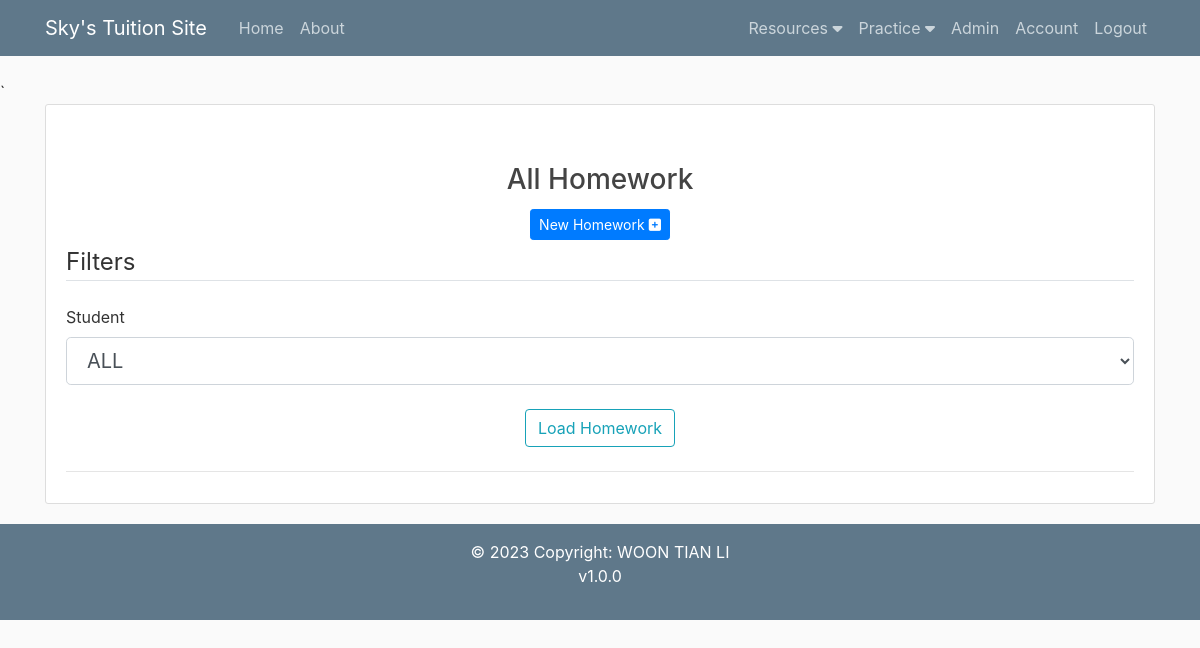
Page /homework_all/ALL (signed in) on the earlier database version.
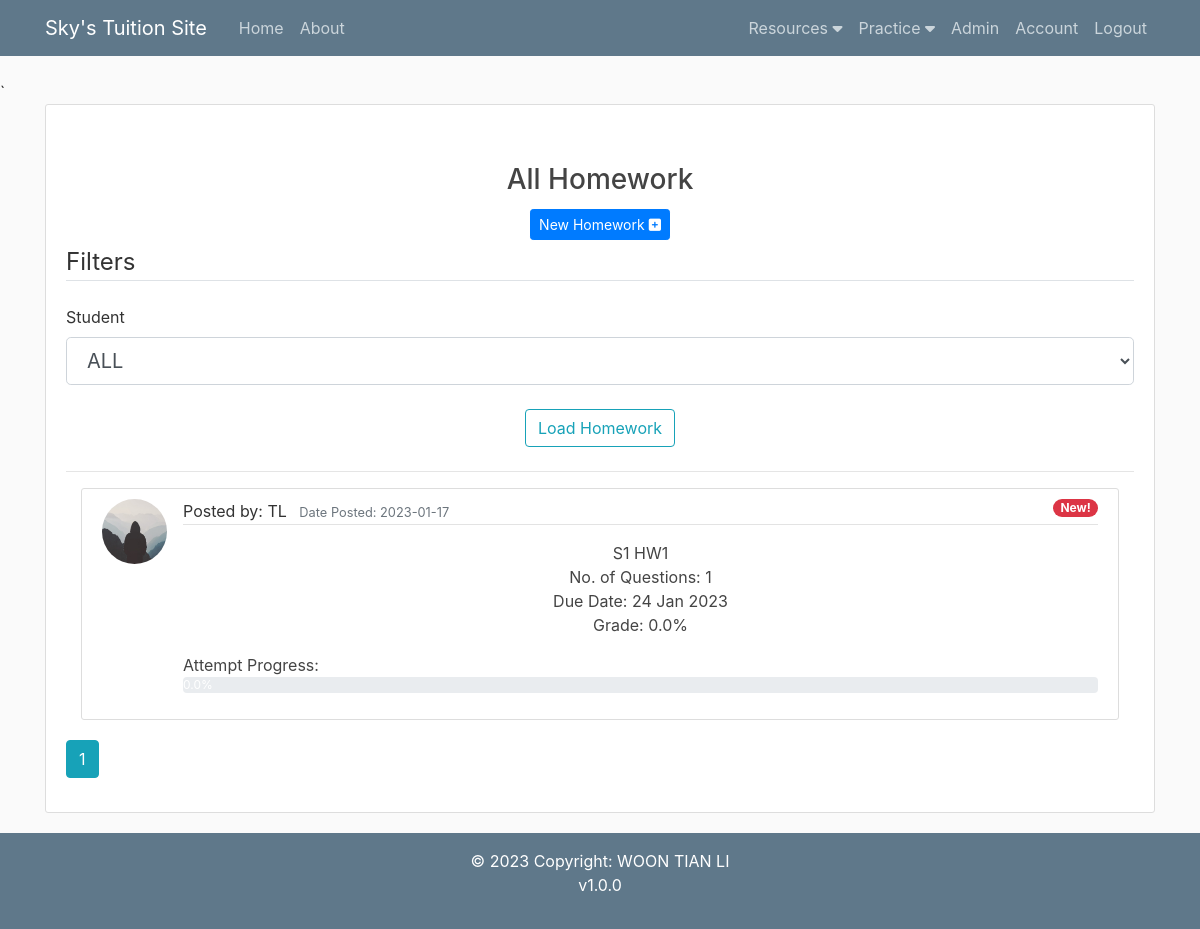
Same page on the later database version.
### flaskblog/models.py (models this page shows, shortened)
class Homework(db.Model): #Creating homework table in DB
    id = db.Column(db.Integer, primary_key = True)
    title = db.Column(db.String(100), nullable=False)
    student_id = db.Column(db.Integer, nullable=False)
    deadline = db.Column(db.DateTime, nullable=False, default = datetime.now)
    date_posted = db.Column(db.DateTime, nullable=False, default = datetime.now)
    user_id = db.Column(db.Integer, db.ForeignKey('user.id'), nullable=False) #foreign key links to User table
    questions = db.relationship('Question', backref='hwk', lazy=True)
    workings = db.relationship('Working', backref='hwk', lazy=True)

class User(db.Model, UserMixin): #Creating user table in DB
    id = db.Column(db.Integer, primary_key = True) #ID defined as an integer and to be the primary key)
    username = db.Column(db.String(20), unique=True, nullable=False) #name to be a string, max 20 characters, must be unique, and required, cannot be null
    email = db.Column(db.String(120), unique=True, nullable=False)
    image_file = db.Column(db.String(20), nullable=False, default='default.jpg') #user image defaults to a default.jpg
    password = db.Column(db.String(60), nullable=False)
    account_type = db.Column(db.String(60), nullable=False)
    notes = db.relationship('Note', backref='author', lazy=True)
    homeworks = db.relationship('Homework', backref='author', lazy=True)
    activities = db.relationship('Activity', backref='author', lazy=True)
    changelogs = db.relationship('Changelog', backref='author', lazy=True)
    topics = db.Column(db.String(1000))
    topics_check = db.Column(db.String(1000))
    description1 = db.Column(db.String(1000))
    date1 = db.Column(db.Date)
    time1 = db.Column(db.Time)
    description2 = db.Column(db.String(1000))
    date2 = db.Column(db.Date)
    time2 = db.Column(db.Time)
    description3 = db.Column(db.String(1000))
    date3 = db.Column(db.Date)
    time3 = db.Column(db.Time)
    description4 = db.Column(db.String(1000))
    date4 = db.Column(db.Date)
    time4 = db.Column(db.Time)
    grade = db.Column(db.String(200))

### flaskblog/homeworks/routes.py (the view)
@homeworks.route("/homework_all/<string:student>", methods=['GET', 'POST'])
@login_required
def homework_all(student="ALL"):
    form = HomeworkFilterForm()
    page = request.args.get('page', 1, type = int)
    if request.method == 'GET' and current_user.account_type == 'Admin':
        users = User.query.filter_by(account_type='User').all()
        users_arr = ['ALL']
        for i in users:
            users_arr.append(i.username)
        form.student.choices = users_arr
        form.student.data = student
        if student == "ALL":
            homeworks = Homework.query.order_by(Homework.date_posted.desc()).paginate(per_page=5, page=page)
        else:
            user = (User.query.filter_by(username=student).first()).id
            homeworks = Homework.query.filter_by(student_id=user).order_by(Homework.date_posted.desc()).paginate(per_page=5, page=page)
    elif request.method == 'GET' and current_user.account_type == 'User':
        homeworks = Homework.query.filter_by(student_id=current_user.id).order_by(Homework.date_posted.desc()).paginate(per_page=5, page=page)
    if request.method == 'POST' and current_user.account_type == 'Admin':
        return redirect(url_for('homeworks.homework_all', student=form.student.data))
    id_arr = []
    for i in homeworks.items:
        id_arr.append(i.id)
    pt_arr = []
    question_count_arr = []
    attempt_percentage_arr = []
    correct_percentage_arr = []
    for i in id_arr:
        question_count_arr.append(Question.query.filter_by(homework_id=i).count())
        pt_arr.append(Working.query.filter_by(homework_id=i, point=0).count())
        if Question.query.filter_by(homework_id=i).count() != 0:
            attempt_percentage_arr.append(round((Working.query.filter_by(homework_id=i).count()/Question.query.filter_by(homework_id=i).count())*100,2))
            total_parts = 0
            wrong_parts = 0
            for j in Question.query.filter_by(homework_id=i).all():
                temp = 0
                for k in j.qn_answer.split(';'):
                    if k != "":
                        total_parts += 1
                        temp += 1
                try:
                    (Working.query.filter_by(question_id=j.id).first()).point
                except:
                    wrong_parts += temp
            for j in Working.query.filter_by(homework_id=i).all():
                wrong_parts += j.point
            correct_percentage_arr.append(round(((total_parts-wrong_parts)/total_parts)*100,2))
        else:
            attempt_percentage_arr.append(0)
            correct_percentage_arr.append(0)
    df = pd.DataFrame({'id': id_arr, 'pt': pt_arr, 'count': question_count_arr, 'attempt_percentage': attempt_percentage_arr, 'correct_percentage': correct_percentage_arr})
    return render_template('homework_all.html', homeworks=homeworks, df=df, form=form, legend="Filters")

### flaskblog/homeworks/forms.py
class HomeworkFilterForm(FlaskForm):
    student = SelectField('Student', coerce=str, validators=[DataRequired()])
    submit = SubmitField('Post')

### flaskblog/models.py (called while the page is built)
@login_manager.user_loader
def load_user(user_id):
    return User.query.get(int(user_id))

### flaskblog/templates/homework_all.html (shortened to what the changed rows need)
{% extends "layout.html" %}
{% block content %}
<form method="POST" action=""novalidate>
    <div class="content-section" style="min-height:50vh">
        <h3 class="mt-5 text-center">All Homework</h3>
        {% if current_user.account_type == 'Admin' %}
            <div class="container-fluid text-center">
                <a class="btn btn-primary btn-sm mt-1 mb-1" href="{{ url_for('homeworks.new_homework') }}">New Homework <i class="fa-solid fa-square-plus"></i></a>
            </div>
            <legend class="border-bottom mb-4">{{ legend }}</legend>
            <div class="form-row">
                <div class="col">
                </div>
            </div>
            <div class="my-4 text-center">
                <input type="submit" class="btn btn-outline-info" type="reset" name="action" value="Load Homework"/>
            </div>
            <hr>
        {% endif %}
        {% for homework in homeworks.items %}
            <div class="col w-100 my-3">
                <article class="media content-section">
                    <img class="rounded-circle article-img" src="{{ url_for('static', filename='profile_pics/' + homework.author.image_file) }}">
                    <div class="media-body">
                        <div class="article-metadata text-left">
                            <a class="mr-2">Posted by: {{ homework.author.username }}</a>
                            <small class="text-muted">Date Posted: {{ homework.date_posted.strftime('%Y-%m-%d') }}</small>
                            {% if df[df['id']==homework.id]['attempt_percentage'].tolist()[0] == 100 %}
                                <medium><span class="badge badge-pill badge-success float-right">Completed </span></medium>
                            {% elif df[df['id']==homework.id]['attempt_percentage'].tolist()[0] == 0 %}
                                <medium><span class="badge badge-pill badge-danger float-right">New!</span></medium>
                            {% else %}
                                <medium><span class="badge badge-pill badge-warning float-right">In Progress </span></medium>
                            {% endif %}
                        </div>
                        <a class="article-title" href="{{ url_for('homeworks.homework', homework_id=homework.id) }}">
                            <div class="row mt-3">
                                <div class="col-12">
                                    <ul class="list-unstyled">
                                        <li class="text-center">{{ homework.title }}</li>
                                        <li class="text-center">No. of Questions: {{ df[df['id']==homework.id]['count'].tolist()[0] }}</li>
                                        <li class="text-center">Due Date: {{ homework.deadline.strftime("%d %b %Y") }}</li>
                                        <li class="text-center">Grade: {{ df[df['id']==homework.id]['correct_percentage'].tolist()[0] }}%</li>
                                        <li class="mt-3 mb-0 text-left">
                                            <h7 class="text-left">Attempt Progress: </h7>
                                            <div class="progress">
                                                <div class="progress-bar" role="progressbar" aria-valuenow="75" aria-valuemin="0" aria-valuemax="100" style=
                                                "width: {{ df[df['id']==homework.id]['attempt_percentage'].tolist()[0] }}%">{{ df[df['id']==homework.id]['attempt_percentage'].tolist()[0] }}%</div>
                                            </div>
                                        </li>
                                    </ul>
                                </div>
                            </div>
                        </a>
                    </div>
                </article>
            </div>
        {% endfor %}
        {% for page_num in homeworks.iter_pages(left_edge=1, right_edge=1, left_current = 1, right_current=2) %}
            {% if page_num %}
                {% if homeworks.page==page_num %}
                    {% if current_user.account_type == 'Admin' %}
                    <a class="btn btn-info mb-4" href="{{ url_for('homeworks.homework_all', page=page_num, student=form.student.data) }}">{{ page_num }}</a>
                    {% else %}
                    <a class="btn btn-info mb-4" href="{{ url_for('homeworks.homework_all', page=page_num, student='ALL') }}">{{ page_num }}</a>
                    {% endif %}
                {% endif %}
            {% else %}
                ...
            {% endif %}
        {% endfor %}
    </div>
</form>
{% endblock content %}

Differences in the rows shown:
added Homework: image_file (placeholder picture), author.username "TL", date_posted "2023-01-17", shows "New!", title "S1 HW1", id "1", deadline "24 Jan 2023", df "0.0"
Other differences:
new list line: "1"
